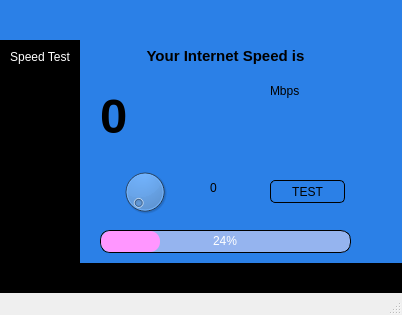
<?xml version="1.0" encoding="UTF-8"?>
<ui version="4.0">
 <class>MainWindow</class>
 <widget class="QMainWindow" name="MainWindow">
  <property name="geometry">
   <rect>
    <x>0</x>
    <y>0</y>
    <width>402</width>
    <height>315</height>
   </rect>
  </property>
  <property name="windowTitle">
   <string>MainWindow</string>
  </property>
  <widget class="QWidget" name="centralwidget">
   <property name="styleSheet">
    <string notr="true">QFrame{
border: 10px
}</string>
   </property>
   <layout class="QVBoxLayout" name="verticalLayout">
    <property name="spacing">
     <number>0</number>
    </property>
    <property name="leftMargin">
     <number>0</number>
    </property>
    <property name="topMargin">
     <number>0</number>
    </property>
    <property name="rightMargin">
     <number>0</number>
    </property>
    <property name="bottomMargin">
     <number>0</number>
    </property>
    <item>
     <widget class="QFrame" name="main_header">
      <property name="maximumSize">
       <size>
        <width>16777215</width>
        <height>40</height>
       </size>
      </property>
      <property name="styleSheet">
       <string notr="true">background-color:rgb(43, 128, 231);</string>
      </property>
      <property name="frameShape">
       <enum>QFrame::StyledPanel</enum>
      </property>
      <property name="frameShadow">
       <enum>QFrame::Raised</enum>
      </property>
      <layout class="QHBoxLayout" name="horizontalLayout_2">
       <property name="spacing">
        <number>0</number>
       </property>
       <property name="leftMargin">
        <number>0</number>
       </property>
       <property name="topMargin">
        <number>0</number>
       </property>
       <property name="rightMargin">
        <number>0</number>
       </property>
       <property name="bottomMargin">
        <number>0</number>
       </property>
       <item>
        <widget class="QFrame" name="top_left">
         <property name="minimumSize">
          <size>
           <width>0</width>
           <height>40</height>
          </size>
         </property>
         <property name="styleSheet">
          <string notr="true"/>
         </property>
         <property name="frameShape">
          <enum>QFrame::StyledPanel</enum>
         </property>
         <property name="frameShadow">
          <enum>QFrame::Raised</enum>
         </property>
         <layout class="QHBoxLayout" name="horizontalLayout_4">
          <property name="spacing">
           <number>0</number>
          </property>
          <property name="leftMargin">
           <number>0</number>
          </property>
          <property name="topMargin">
           <number>0</number>
          </property>
          <property name="rightMargin">
           <number>0</number>
          </property>
          <property name="bottomMargin">
           <number>0</number>
          </property>
          <item>
           <widget class="QFrame" name="menuframe">
            <property name="minimumSize">
             <size>
              <width>0</width>
              <height>40</height>
             </size>
            </property>
            <property name="maximumSize">
             <size>
              <width>80</width>
              <height>16777215</height>
             </size>
            </property>
            <property name="styleSheet">
             <string notr="true">QPushButton{
border-radius: 5px;
}
QPushButton:hover{
background-color: rgb(225, 255, 255);
}</string>
            </property>
            <property name="frameShape">
             <enum>QFrame::StyledPanel</enum>
            </property>
            <property name="frameShadow">
             <enum>QFrame::Raised</enum>
            </property>
            <layout class="QHBoxLayout" name="horizontalLayout_5">
             <property name="spacing">
              <number>0</number>
             </property>
             <property name="leftMargin">
              <number>0</number>
             </property>
             <property name="topMargin">
              <number>0</number>
             </property>
             <property name="rightMargin">
              <number>0</number>
             </property>
             <property name="bottomMargin">
              <number>0</number>
             </property>
             <item>
              <widget class="QPushButton" name="menu">
               <property name="minimumSize">
                <size>
                 <width>0</width>
                 <height>40</height>
                </size>
               </property>
               <property name="styleSheet">
                <string notr="true"/>
               </property>
               <property name="text">
                <string/>
               </property>
               <property name="icon">
                <iconset resource="tpr.qrc">
                 <normaloff>:/icons/menu.png</normaloff>:/icons/menu.png</iconset>
               </property>
               <property name="iconSize">
                <size>
                 <width>20</width>
                 <height>20</height>
                </size>
               </property>
              </widget>
             </item>
            </layout>
           </widget>
          </item>
          <item>
           <widget class="QFrame" name="title">
            <property name="minimumSize">
             <size>
              <width>0</width>
              <height>40</height>
             </size>
            </property>
            <property name="styleSheet">
             <string notr="true"/>
            </property>
            <property name="frameShape">
             <enum>QFrame::StyledPanel</enum>
            </property>
            <property name="frameShadow">
             <enum>QFrame::Raised</enum>
            </property>
           </widget>
          </item>
         </layout>
        </widget>
       </item>
       <item>
        <widget class="QFrame" name="top_right">
         <property name="minimumSize">
          <size>
           <width>0</width>
           <height>40</height>
          </size>
         </property>
         <property name="maximumSize">
          <size>
           <width>120</width>
           <height>16777215</height>
          </size>
         </property>
         <property name="styleSheet">
          <string notr="true">QPushButton{
border-radius: 5px;
}
QPushButton:hover{
background-color: rgb(225, 255, 255);
}</string>
         </property>
         <property name="frameShape">
          <enum>QFrame::StyledPanel</enum>
         </property>
         <property name="frameShadow">
          <enum>QFrame::Raised</enum>
         </property>
         <layout class="QHBoxLayout" name="horizontalLayout_3">
          <property name="spacing">
           <number>0</number>
          </property>
          <property name="leftMargin">
           <number>0</number>
          </property>
          <property name="topMargin">
           <number>0</number>
          </property>
          <property name="rightMargin">
           <number>0</number>
          </property>
          <property name="bottomMargin">
           <number>0</number>
          </property>
          <item>
           <widget class="QPushButton" name="minimizeB">
            <property name="minimumSize">
             <size>
              <width>0</width>
              <height>40</height>
             </size>
            </property>
            <property name="cursor">
             <cursorShape>PointingHandCursor</cursorShape>
            </property>
            <property name="styleSheet">
             <string notr="true"/>
            </property>
            <property name="text">
             <string/>
            </property>
            <property name="icon">
             <iconset resource="tpr.qrc">
              <normaloff>:/icons/to_minimize.png</normaloff>:/icons/to_minimize.png</iconset>
            </property>
            <property name="iconSize">
             <size>
              <width>16</width>
              <height>40</height>
             </size>
            </property>
           </widget>
          </item>
          <item>
           <widget class="QPushButton" name="changesizeB">
            <property name="minimumSize">
             <size>
              <width>0</width>
              <height>40</height>
             </size>
            </property>
            <property name="cursor">
             <cursorShape>PointingHandCursor</cursorShape>
            </property>
            <property name="styleSheet">
             <string notr="true"/>
            </property>
            <property name="text">
             <string/>
            </property>
            <property name="icon">
             <iconset resource="tpr.qrc">
              <normaloff>:/icons/minimize.png</normaloff>:/icons/minimize.png</iconset>
            </property>
            <property name="iconSize">
             <size>
              <width>16</width>
              <height>40</height>
             </size>
            </property>
           </widget>
          </item>
          <item>
           <widget class="QPushButton" name="closeB">
            <property name="minimumSize">
             <size>
              <width>0</width>
              <height>40</height>
             </size>
            </property>
            <property name="cursor">
             <cursorShape>PointingHandCursor</cursorShape>
            </property>
            <property name="styleSheet">
             <string notr="true"/>
            </property>
            <property name="text">
             <string/>
            </property>
            <property name="icon">
             <iconset resource="tpr.qrc">
              <normaloff>:/icons/delete.png</normaloff>:/icons/delete.png</iconset>
            </property>
            <property name="iconSize">
             <size>
              <width>16</width>
              <height>40</height>
             </size>
            </property>
           </widget>
          </item>
         </layout>
        </widget>
       </item>
      </layout>
     </widget>
    </item>
    <item>
     <widget class="QFrame" name="main_body">
      <property name="styleSheet">
       <string notr="true"/>
      </property>
      <property name="frameShape">
       <enum>QFrame::StyledPanel</enum>
      </property>
      <property name="frameShadow">
       <enum>QFrame::Raised</enum>
      </property>
      <layout class="QHBoxLayout" name="horizontalLayout">
       <property name="spacing">
        <number>0</number>
       </property>
       <property name="leftMargin">
        <number>0</number>
       </property>
       <property name="topMargin">
        <number>0</number>
       </property>
       <property name="rightMargin">
        <number>0</number>
       </property>
       <property name="bottomMargin">
        <number>0</number>
       </property>
       <item>
        <widget class="QFrame" name="left_pane">
         <property name="maximumSize">
          <size>
           <width>80</width>
           <height>16777215</height>
          </size>
         </property>
         <property name="styleSheet">
          <string notr="true">QFrame{
background-color: #000;
}
QPushButton{
padding: 5px 10px;
border: none;
border-radius: 10px;
background-color: #000;
color: #fff;
}
QPushButton:hover{
background-color: rgb(225, 255, 255);
}</string>
         </property>
         <property name="frameShape">
          <enum>QFrame::StyledPanel</enum>
         </property>
         <property name="frameShadow">
          <enum>QFrame::Raised</enum>
         </property>
         <layout class="QVBoxLayout" name="verticalLayout_2">
          <property name="spacing">
           <number>0</number>
          </property>
          <property name="leftMargin">
           <number>0</number>
          </property>
          <property name="topMargin">
           <number>0</number>
          </property>
          <property name="rightMargin">
           <number>0</number>
          </property>
          <property name="bottomMargin">
           <number>0</number>
          </property>
          <item>
           <widget class="QFrame" name="left_pane_top">
            <property name="styleSheet">
             <string notr="true">QFrame{
background-color: #000;
}
QPushButton{
padding: 10px 10px;
border: none;
border-radius: 10px;
background-color: #000;
color: #fff;
}
QPushButton:hover{
background-color: rgb(225, 255, 255);
}</string>
            </property>
            <property name="frameShape">
             <enum>QFrame::StyledPanel</enum>
            </property>
            <property name="frameShadow">
             <enum>QFrame::Raised</enum>
            </property>
            <layout class="QFormLayout" name="formLayout">
             <property name="horizontalSpacing">
              <number>0</number>
             </property>
             <property name="verticalSpacing">
              <number>0</number>
             </property>
             <property name="leftMargin">
              <number>0</number>
             </property>
             <property name="topMargin">
              <number>0</number>
             </property>
             <property name="rightMargin">
              <number>0</number>
             </property>
             <property name="bottomMargin">
              <number>0</number>
             </property>
             <item row="0" column="1">
              <widget class="QPushButton" name="speedtestB">
               <property name="text">
                <string>Speed Test</string>
               </property>
              </widget>
             </item>
            </layout>
           </widget>
          </item>
         </layout>
        </widget>
       </item>
       <item>
        <widget class="QFrame" name="middle_pane">
         <property name="styleSheet">
          <string notr="true">background-color:rgb(43, 128, 231);</string>
         </property>
         <property name="frameShape">
          <enum>QFrame::StyledPanel</enum>
         </property>
         <property name="frameShadow">
          <enum>QFrame::Raised</enum>
         </property>
         <widget class="QPushButton" name="test">
          <property name="geometry">
           <rect>
            <x>190</x>
            <y>140</y>
            <width>75</width>
            <height>23</height>
           </rect>
          </property>
          <property name="styleSheet">
           <string notr="true">QPushButton{
border-radius: 5px;
border: 1px solid black
}
QPushButton:hover{
background-color: rgb(225, 255, 255);
}</string>
          </property>
          <property name="text">
           <string>TEST</string>
          </property>
         </widget>
         <widget class="QLabel" name="label_2">
          <property name="geometry">
           <rect>
            <x>40</x>
            <y>0</y>
            <width>211</width>
            <height>31</height>
           </rect>
          </property>
          <property name="font">
           <font>
            <pointsize>11</pointsize>
            <weight>75</weight>
            <bold>true</bold>
           </font>
          </property>
          <property name="text">
           <string>Your Internet Speed is</string>
          </property>
          <property name="alignment">
           <set>Qt::AlignCenter</set>
          </property>
         </widget>
         <widget class="QDial" name="dial">
          <property name="geometry">
           <rect>
            <x>40</x>
            <y>120</y>
            <width>50</width>
            <height>64</height>
           </rect>
          </property>
          <property name="font">
           <font>
            <weight>50</weight>
            <bold>false</bold>
           </font>
          </property>
          <property name="cursor">
           <cursorShape>ClosedHandCursor</cursorShape>
          </property>
          <property name="maximum">
           <number>100</number>
          </property>
         </widget>
         <widget class="QLabel" name="dial_value">
          <property name="geometry">
           <rect>
            <x>130</x>
            <y>140</y>
            <width>31</width>
            <height>16</height>
           </rect>
          </property>
          <property name="text">
           <string>0</string>
          </property>
         </widget>
         <widget class="QLabel" name="downtext">
          <property name="geometry">
           <rect>
            <x>20</x>
            <y>40</y>
            <width>161</width>
            <height>71</height>
           </rect>
          </property>
          <property name="font">
           <font>
            <pointsize>37</pointsize>
            <weight>75</weight>
            <bold>true</bold>
           </font>
          </property>
          <property name="text">
           <string>0</string>
          </property>
         </widget>
         <widget class="QLabel" name="mb">
          <property name="geometry">
           <rect>
            <x>190</x>
            <y>40</y>
            <width>91</width>
            <height>21</height>
           </rect>
          </property>
          <property name="text">
           <string>Mbps</string>
          </property>
         </widget>
         <widget class="QProgressBar" name="progressBar">
          <property name="geometry">
           <rect>
            <x>20</x>
            <y>190</y>
            <width>251</width>
            <height>23</height>
           </rect>
          </property>
          <property name="styleSheet">
           <string notr="true">QProgressBar{
background-color:rgb(149, 180, 239);
border-radius: 10px;
text-align: center;
color: rgb(255, 255, 255);
border: 1px solid black
}
QProgressBar::chunk{
background-color: rgb(255, 150, 255);
border-radius: 10px;
padding: 1px
}</string>
          </property>
          <property name="value">
           <number>24</number>
          </property>
         </widget>
        </widget>
       </item>
       <item>
        <widget class="QFrame" name="right_pane">
         <property name="maximumSize">
          <size>
           <width>10</width>
           <height>16777215</height>
          </size>
         </property>
         <property name="styleSheet">
          <string notr="true">background-color:rgb(43, 128, 231);</string>
         </property>
         <property name="frameShape">
          <enum>QFrame::StyledPanel</enum>
         </property>
         <property name="frameShadow">
          <enum>QFrame::Raised</enum>
         </property>
        </widget>
       </item>
      </layout>
     </widget>
    </item>
    <item>
     <widget class="QFrame" name="main_footer">
      <property name="maximumSize">
       <size>
        <width>16777215</width>
        <height>30</height>
       </size>
      </property>
      <property name="styleSheet">
       <string notr="true">QFrame{
border-top-color: solid 1px rgb(0, 0, 0);
background-color: rgb(0, 0, 0);
}</string>
      </property>
      <property name="frameShape">
       <enum>QFrame::StyledPanel</enum>
      </property>
      <property name="frameShadow">
       <enum>QFrame::Raised</enum>
      </property>
     </widget>
    </item>
   </layout>
  </widget>
  <widget class="QStatusBar" name="statusbar"/>
 </widget>
 <resources>
  <include location="tpr.qrc"/>
 </resources>
 <connections/>
</ui>
